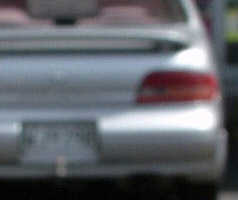
#> input picture car1.jpg, 238 x 200 px
$ python image_processing.py   (older library calls are emulated)
#> lines starting #> are read from the running program, lines starting #| are printed output that depends on the picture; after the words box and inside, x2 and y2 are one past the last pixel; in counts of white or black regions, pixels touching at a corner belong together; long printed decimals are rounded
import cv2

#calback function for trackbars

a_c = 0
b_c = 0
def parameter_a(x):
	print(x," ", b_c, "\t",canny_var_i-canny_var_o)
def parameter_b(x):
	print(a_c," ", x, "\t",canny_var_i-canny_var_o)

#read images and set greyscale
img_o = cv2.imread("car1.jpg", cv2.IMREAD_GRAYSCALE)
#> img_o: shape (200, 238); min 0, max 255, mean 100.3
img_i = cv2.imread("car2.jpg", cv2.IMREAD_GRAYSCALE)
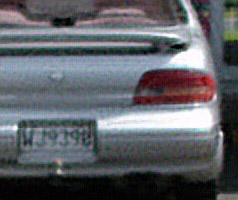
#> input picture car2.jpg, 238 x 200 px
#> img_i: shape (200, 238); min 0, max 255, mean 97.1

#create border images with laplacian and save contrast values
laplacian_o = cv2.Laplacian(img_o, cv2.CV_64F)
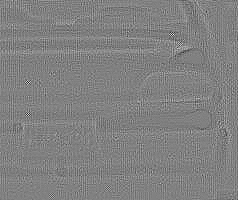
#> laplacian_o: shape (200, 238) float64; min -77, max 75, mean 0; drawn with min black and max white
laplacian_var_o = cv2.Laplacian(img_o, cv2.CV_64F).var()
#> laplacian_var_o = 67.76
laplacian_i = cv2.Laplacian(img_i, cv2.CV_64F)
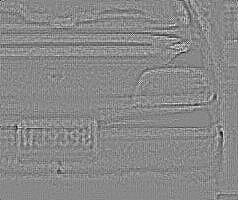
#> laplacian_i: shape (200, 238) float64; min -112, max 97, mean 0; drawn with min black and max white
laplacian_var_i = cv2.Laplacian(img_i, cv2.CV_64F).var()
#> laplacian_var_i = 203.6

#create border images with canny and save contrast values
canny_o = cv2.Canny(img_o,100,200)
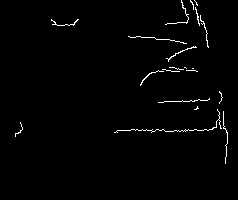
#> canny_o: shape (200, 238); 1.4% white in thin lines or dots, all inside (x1, y1, x2, y2) = (15, 0, 228, 164)
canny_var_o = cv2.Canny(img_o,100,200).var()
#> canny_var_o = 895.7
canny_i = cv2.Canny(img_i,100,200)
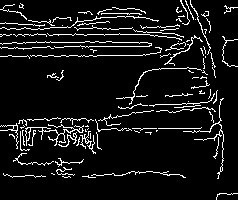
#> canny_i: shape (200, 238); 8.2% white in thin lines or dots
canny_var_i = cv2.Canny(img_i,100,200).var()
#> canny_var_i = 4869.5

#windows on which the trackbar will be added
cv2.namedWindow("Canny_o")

#trackbars setup
cv2.createTrackbar('A_c', "Canny_o", 100, 200, parameter_a)
cv2.createTrackbar('B_c', "Canny_o", 200, 300, parameter_b)

#print(laplacian_var_o)
print(laplacian_var_i-laplacian_var_o)
#| 135.885
#print(canny_var_o)
print(canny_var_i-canny_var_o)
#| 3973.708

#display
while(1):
	cv2.imshow("Laplacian_o", laplacian_o)
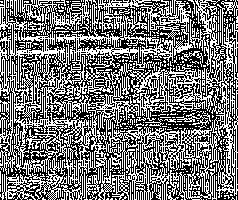
#> window 'Laplacian_o': shape (200, 238); 46.4% white in thin lines or dots
	cv2.imshow("Canny_o", canny_o)
	cv2.imshow("Laplacian_i", laplacian_i)
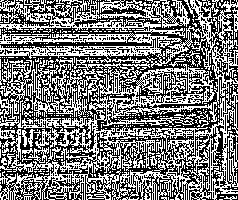
#> window 'Laplacian_i': shape (200, 238); 47.8% white in thin lines or dots
	cv2.imshow("Canny_i", canny_i)

	if cv2.waitKey(1) & 0xFF == ord('q'):
#> (key q is pressed here)
		break

	a_c = cv2.getTrackbarPos("A_c", "Canny_o")
	b_c = cv2.getTrackbarPos("B_c", "Canny_o")

	canny_o = cv2.Canny(img_o,a_c,b_c)
	canny_var_o = cv2.Canny(img_o,a_c,b_c).var()
	canny_i = cv2.Canny(img_i,a_c,b_c)
	canny_var_i = cv2.Canny(img_i,a_c,b_c).var()

cv2.destroyAllWindows()
